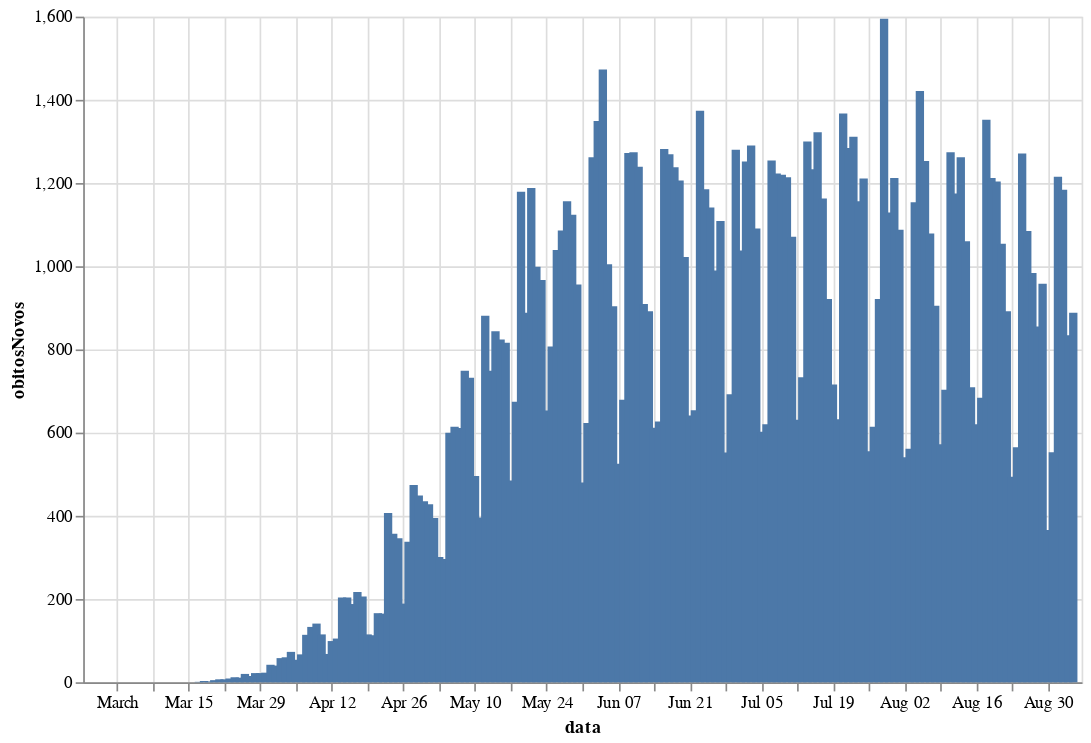

The notebook cell this image was saved under:
### Code cell
label = alt.selection_single(
    encodings=['x'], # limit selection to x-axis value
    on='mouseover',  # select on mouseover events
    nearest=True,    # select data point nearest the cursor
    empty='none'     # empty selection includes no data points
)

base = alt.Chart(df.loc[df.regiao == 'Brasil']).mark_bar().encode(
    alt.X('data:T'),
    alt.Y('obitosNovos:Q'),
#     color='data:T'
)

# base1 = alt.Chart(df.loc[df.municipio == 'Brasília']).mark_line().encode(
#     alt.X('data:T'),
#     alt.Y('casosAcumulado:Q'),
#     color='category:N'
# )

alt.layer(
    base,
    
#     base1,
    
    alt.Chart().mark_rule(color='#aaa').encode(
        x='data:T'
        ).transform_filter(label),
    
    base.mark_circle().encode(
        opacity=alt.condition(label, alt.value(1), alt.value(0))
        ).add_selection(label),
    
#     base.mark_text(align='right', dx=-15, dy=15, stroke='white', strokeWidth=5).encode(
#         text='obitosNovos:Q'
#         ).transform_filter(label),
    
    base.mark_text(align='right', dx=-15, dy=0).encode(
        text='obitosNovos:Q'
    ).transform_filter(label),
    
    base.mark_text(align='right', dx=-15, dy=15).encode(
        text='data:T'
    ).transform_filter(label),
    
).properties(
    width=600,
    height=400
)

### Figure 1 — Vega-Lite specification as saved in the notebook (floating-point values rounded to 4 significant figures; data arrays with more than 128 entries replaced by an {"elided": "..."} marker saying what was removed)
{"config": {"view": {"continuousWidth": 400, "continuousHeight": 300}}, "layer": [{"data": {"name": "data-a97eceea86eadf925a46308e143cea18"}, "mark": "bar", "encoding": {"x": {"type": "temporal", "field": "data"}, "y": {"type": "quantitative", "field": "obitosNovos"}}}, {"mark": {"type": "rule", "color": "#aaa"}, "encoding": {"x": {"type": "temporal", "field": "data"}}, "transform": [{"filter": {"selection": "selector001"}}]}, {"data": {"name": "data-a97eceea86eadf925a46308e143cea18"}, "mark": "circle", "encoding": {"opacity": {"condition": {"value": 1, "selection": "selector001"}, "value": 0}, "x": {"type": "temporal", "field": "data"}, "y": {"type": "quantitative", "field": "obitosNovos"}}, "selection": {"selector001": {"type": "single", "encodings": ["x"], "on": "mouseover", "nearest": true, "empty": "none"}}}, {"data": {"name": "data-a97eceea86eadf925a46308e143cea18"}, "mark": {"type": "text", "align": "right", "dx": -15, "dy": 0}, "encoding": {"text": {"type": "quantitative", "field": "obitosNovos"}, "x": {"type": "temporal", "field": "data"}, "y": {"type": "quantitative", "field": "obitosNovos"}}, "transform": [{"filter": {"selection": "selector001"}}]}, {"data": {"name": "data-a97eceea86eadf925a46308e143cea18"}, "mark": {"type": "text", "align": "right", "dx": -15, "dy": 15}, "encoding": {"text": {"type": "temporal", "field": "data"}, "x": {"type": "temporal", "field": "data"}, "y": {"type": "quantitative", "field": "obitosNovos"}}, "transform": [{"filter": {"selection": "selector001"}}]}], "height": 400, "width": 600, "$schema": "https://vega.github.io/schema/vega-lite/v4.8.1.json", "datasets": {"data-a97eceea86eadf925a46308e143cea18": {"elided": "193 records"}}}
